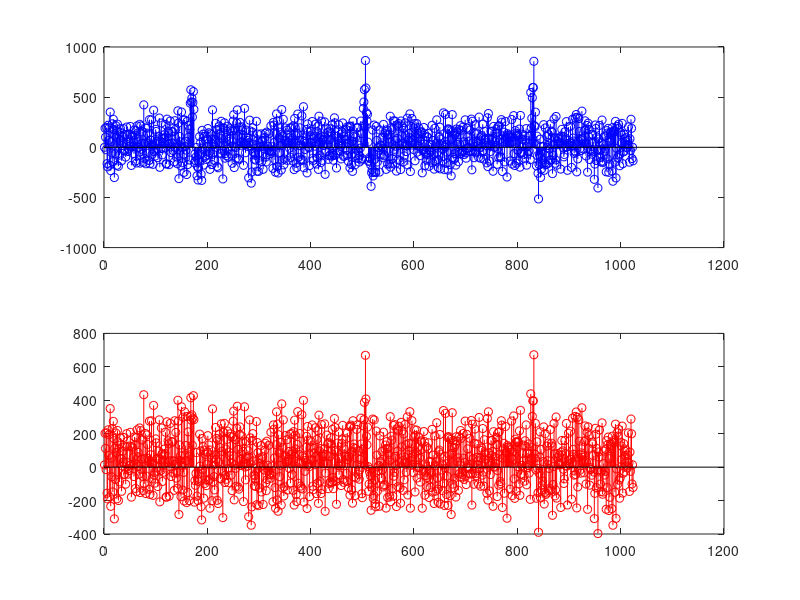
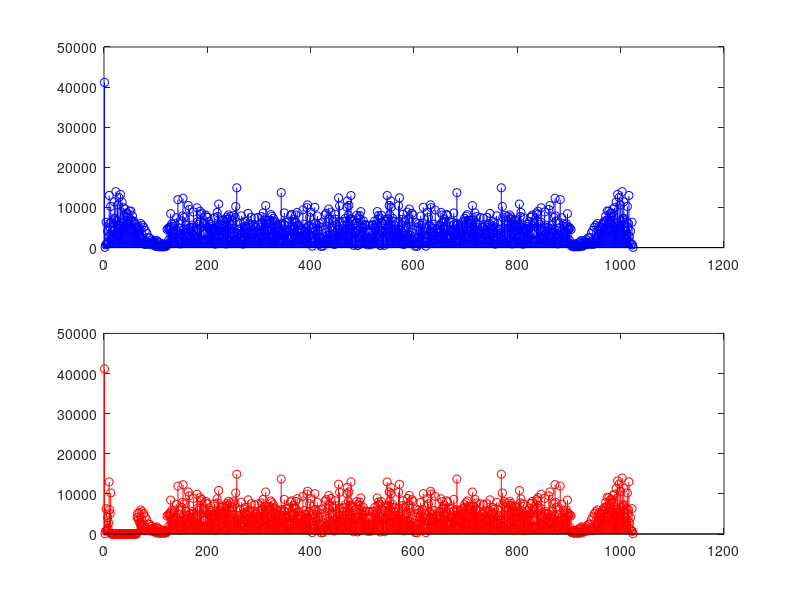

The MATLAB source for these figures, in order:
clear;
hold off;

%cargo archivo
necg = load('necg.txt');

%Calculo parametros
N = length(necg);
fm = 360;
Tm = 1/fm;
df = fm/N;

%transformo
Tnecg = fft(necg);


%Como se sabe que hay ruido entre B1 = 40 y B2 = 180 Hz, debo poner a cero esas bandas en Tnecg
% para sacar los indices, uso la formula df*B1 y df*B2

%limites donde hay ruido
B1 = 40;
B2 = 180;

%Calculo los indices donde debo borrar
idx1 = floor(df*B1);
idx2 = floor(df*B2);

Tnecgfiltrada = Tnecg;

%Borro toda la frecuencia
for i=idx1:idx2
    Tnecgfiltrada(i) = 0;
end

%Antitransformo y me quedo con la parte real
necgFiltrada = real(ifft(Tnecgfiltrada));

hold on;

figure(1);
%Dibujo las señales antes y despues del filtrado
subplot(2,1,1);
stem(necg,'b');
subplot(2,1,2);
stem(necgFiltrada,'r');

figure(2);
%dibujo los modulos de Fourier antes y despues del filtrado
subplot(2,1,1);
stem(abs(Tnecg),'b');
subplot(2,1,2);
stem(abs(Tnecgfiltrada),'r');

pause;
